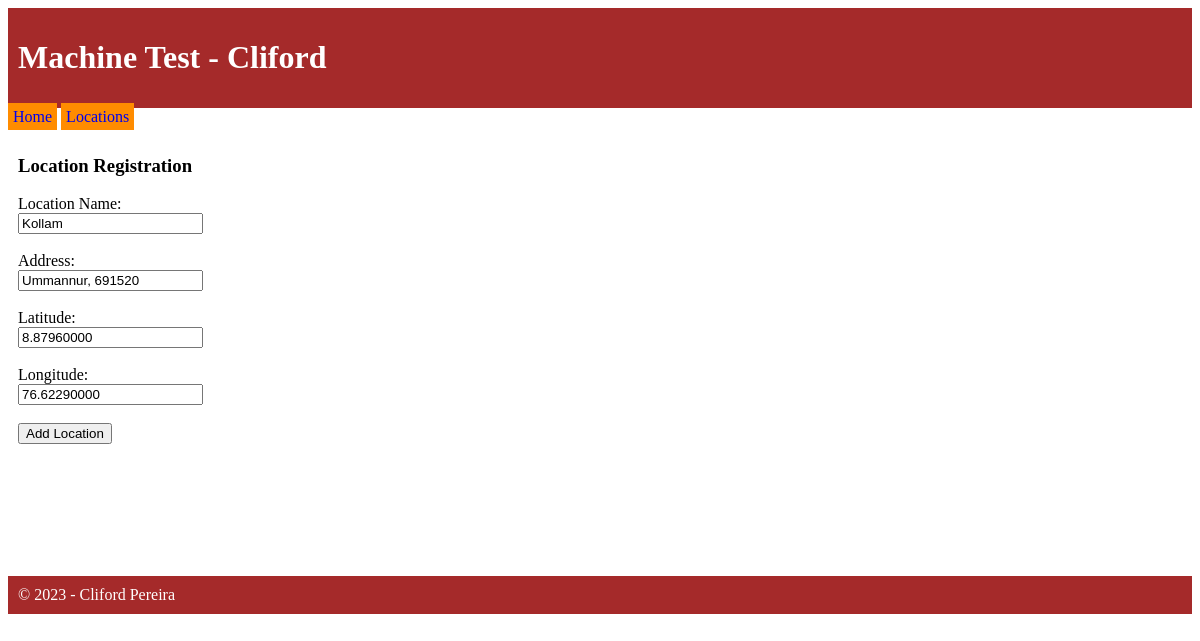
The page /locations/edit.php?id=1 on the database its author committed.
### tables this page shows
CREATE TABLE `locations` (
  `id` bigint(20) UNSIGNED NOT NULL,
  `location_name` varchar(30) NOT NULL,
  `address` varchar(150) NOT NULL,
  `latitude` decimal(11,8) NOT NULL,
  `longitude` decimal(11,8) NOT NULL
);

### utilities/functions.php (called while the page is built, shortened)
<?php
function view($view, $data=null)
{
	require_once("views/" . $view . ".php");
}
function test_input($data) {
  $data = trim($data);
  $data = stripslashes($data);
  $data = htmlspecialchars($data);
  return $data;
}
?>

### locations/LocationsController.php (called while the page is built, shortened)
<?php
require_once("../utilities/functions.php");
require_once("../utilities/CP_Controller.php");
class LocationsController extends CP_Controller
{
	public function edit()
	{
		$id = test_input($_GET['id']);
		$location = new Location($this->conn);
		$location = $location->find($id);
		view('edit', compact("location"));
	}
}
?>

### utilities/Route.php (called while the page is built, shortened)
<?php
class Route
{
	public static function call_action($controller, $action) {
		require_once("../utilities/connection.php");
		$controller = new $name($conn);
		call_user_func(array($controller, $action));
	}
}
?>

### locations/edit.php (called while the page is built)
<?php
require_once("../utilities/Route.php");
Route::call_action('locations', 'edit');
?>

### utilities/CP_Controller.php (called while the page is built, shortened)
<?php
abstract class CP_Controller implements I_Controller
{
	function __construct($conn)
	{
		$this->conn = $conn;
	}
}
?>

### utilities/CP_Model.php (called while the page is built, shortened)
<?php
require_once("DBAbstraction.php");
abstract class CP_Model implements I_Model
{
	function __construct($conn, $tablename)
	{
		$this->conn = $conn;
		$this->tablename = $tablename;
	}
}
?>

### utilities/DBAbstraction.php (called while the page is built, shortened)
<?php
trait DBAbstraction
{
	public function runSelect($sql, $one_row_only = false)
	{
		if ($result = $this->conn->query($sql)) {
			if ($one_row_only === TRUE) {
				$row = $result->fetch_object();
				return $row;
			} else {
				$rows = array();
				while ($row = $result->fetch_object()) {
					array_push($rows, $row);
				}
				return $rows;
			}
		} else {
			return false;
		}
	}
	public function find($id)
	{
		$sql = "select * from $this->tablename where id = $id";
		return $this->runSelect($sql, TRUE);
	}
}
?>

### locations/views/edit.php (the view, shortened to what this page needs)
<?php
require_once("../header.php");
extract($data);
?>
<h3>Location Registration</h3>
<form name="add_location_frm" method="post" action="update.php">
	<label for="location_name">Location Name: </label> <br>
	<input type="text" name="location_name" value="<?= $location->location_name;?>"> <br> <br>
	<label for="address">Address: </label> <br>
	<input type="text" name="address" value="<?= $location->address;?>"> <br> <br>
	<label for="latitude">Latitude: </label> <br>
	<input type="text" name="latitude" value="<?= $location->latitude;?>"> <br> <br>
	<label for="longitude">Longitude: </label> <br>
	<input type="text" name="longitude" value="<?= $location->longitude;?>"> <br> <br>
	<input type="submit" name="add_location" value="Add Location">
</form>
<?php require_once("../footer.php"); ?>

### rows shown on the page
locations: location_name "Kollam", address "Ummannur, 691520", latitude "8.87960000", longitude "76.62290000"
